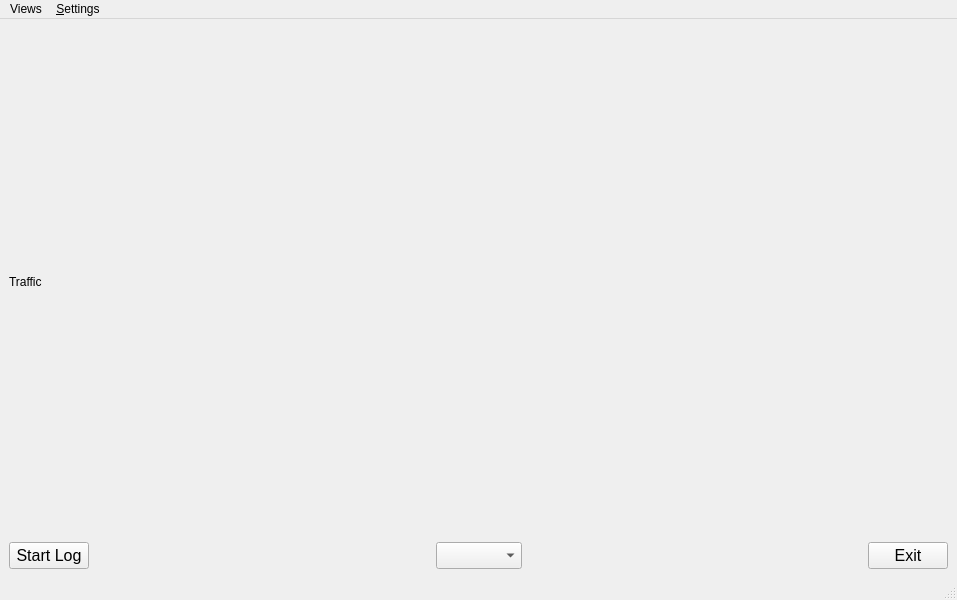
<?xml version="1.0" encoding="UTF-8"?>
<ui version="4.0">
 <class>MainWindow</class>
 <widget class="QMainWindow" name="MainWindow">
  <property name="geometry">
   <rect>
    <x>0</x>
    <y>0</y>
    <width>957</width>
    <height>600</height>
   </rect>
  </property>
  <property name="windowTitle">
   <string>MainWindow</string>
  </property>
  <widget class="QWidget" name="centralwidget">
   <layout class="QVBoxLayout" name="verticalLayout">
    <item>
     <widget class="QLabel" name="trafficLabel">
      <property name="text">
       <string>Traffic</string>
      </property>
     </widget>
    </item>
    <item>
     <layout class="QHBoxLayout" name="horizontalLayout">
      <property name="sizeConstraint">
       <enum>QLayout::SetMaximumSize</enum>
      </property>
      <item>
       <widget class="QPushButton" name="logButton">
        <property name="font">
         <font>
          <pointsize>12</pointsize>
         </font>
        </property>
        <property name="text">
         <string>Start Log</string>
        </property>
       </widget>
      </item>
      <item>
       <spacer name="horizontalSpacer">
        <property name="orientation">
         <enum>Qt::Horizontal</enum>
        </property>
        <property name="sizeHint" stdset="0">
         <size>
          <width>40</width>
          <height>20</height>
         </size>
        </property>
       </spacer>
      </item>
      <item>
       <widget class="QComboBox" name="comboBox">
        <property name="font">
         <font>
          <pointsize>12</pointsize>
         </font>
        </property>
       </widget>
      </item>
      <item>
       <spacer name="horizontalSpacer_2">
        <property name="orientation">
         <enum>Qt::Horizontal</enum>
        </property>
        <property name="sizeHint" stdset="0">
         <size>
          <width>40</width>
          <height>20</height>
         </size>
        </property>
       </spacer>
      </item>
      <item>
       <widget class="QPushButton" name="exitButton">
        <property name="font">
         <font>
          <pointsize>12</pointsize>
         </font>
        </property>
        <property name="text">
         <string>Exit</string>
        </property>
       </widget>
      </item>
     </layout>
    </item>
   </layout>
  </widget>
  <widget class="QMenuBar" name="menubar">
   <property name="geometry">
    <rect>
     <x>0</x>
     <y>0</y>
     <width>957</width>
     <height>22</height>
    </rect>
   </property>
   <widget class="QMenu" name="menuMyViews">
    <property name="title">
     <string>Views</string>
    </property>
    <addaction name="actionTime_View"/>
    <addaction name="actionxy_View"/>
    <addaction name="actionTrafficLight_View"/>
   </widget>
   <widget class="QMenu" name="menuSettings">
    <property name="title">
     <string>&amp;Settings</string>
    </property>
    <widget class="QMenu" name="menuLanguage">
     <property name="title">
      <string>Language</string>
     </property>
     <addaction name="actionen"/>
     <addaction name="actionde"/>
    </widget>
    <addaction name="actionLimits"/>
    <addaction name="menuLanguage"/>
   </widget>
   <addaction name="menuMyViews"/>
   <addaction name="menuSettings"/>
  </widget>
  <widget class="QStatusBar" name="statusbar"/>
  <action name="actionTime_View">
   <property name="text">
    <string>Time View</string>
   </property>
  </action>
  <action name="actionxy_View">
   <property name="text">
    <string>xy View</string>
   </property>
  </action>
  <action name="actionTrafficLight_View">
   <property name="text">
    <string>TrafficLight View</string>
   </property>
  </action>
  <action name="actionLimits">
   <property name="text">
    <string>Limits</string>
   </property>
  </action>
  <action name="actionen">
   <property name="text">
    <string>en</string>
   </property>
  </action>
  <action name="actionde">
   <property name="text">
    <string>de</string>
   </property>
  </action>
 </widget>
 <resources/>
 <connections/>
</ui>
